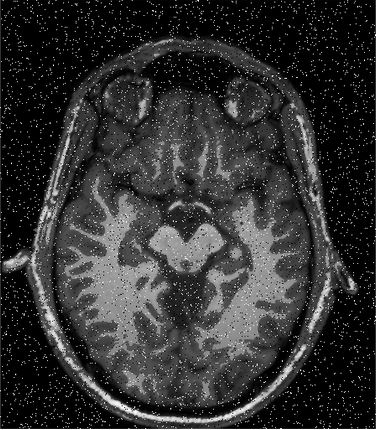
#> input picture Imagenes/midbrainDegraded2.png, 377 x 430 px, found by its file name
$ jupyter execute practica_2.ipynb
#> lines starting #> are read from the running program, lines starting #| are printed output that depends on the picture
# Practica 2: Mejoramiento de la imagen

## 1. Objetivos:
El alumno:
* Aprendera a mejorar la imagen de acuerdo a las modificaciones que se le realizan originalmente.
* Entendera aumentar las caracteristicas de contraste, perfilado que apoyen a una mejor medicion.

## 2. Introduccion
En el proceso de adquisicion de una imagen, esta se puede contaminar con distintos tipos de ruido: gaussiano, impulsivo (sal y pimienta), frecuencial, multiplicativo, etc. Para poder eliminar el ruido se debe hacer un filtrado de la imagen, donde dependiendo del tipo de ruido es el filtro que debe ser usado.

En esta practica se cuenta con una imagen que se obtuvo mediante una resonancia magnetica y se puede observar el cerebro de un paciente. A esta imagen se le a;adio ruido impulsivo y debemos restaurarla mediante el uso del filtro mas apropiado que es el kernel de mediana.

## 3. Desarrollo

[cell 1]
import cv2
import sklearn
import skimage.io
import numpy as np
from scipy import ndimage
from scipy import signal
import matplotlib.pyplot as plt

 ## Parte A:
 1. Restauracion del nivel de contraste
 2. Eliminar ruido sal y pimienta

[cell 2]
# Leer imagen original
imOriginal = cv2.imread('midbrain.png', 0)

[cell 3]
# Leer imagen degradada
imDegraded = cv2.imread('midbrainDegraded2.png', 0)
#> imDegraded is the input picture: shape (430, 377); min 0, max 255, mean 50.2
# Normalizar imagen en el intervalo [0, 1]
imDegraded = cv2.normalize(imDegraded.astype('float'), None, alpha=0.0, beta=1.0, norm_type=cv2.NORM_MINMAX)

[cell 4]
# Inicializacion de imagen restaurada
im = np.zeros((imDegraded.shape[0], imDegraded.shape[1]))

[cell 5]
# Revertir la alteracion del contraste
for i in range(imDegraded.shape[0]):
    for j in range(imDegraded.shape[1]):
        newpixel = imDegraded[i,j]
        if newpixel < 0.4:
            oldpixel = 1.6*newpixel
        elif newpixel > 0.4 and newpixel < 0.6:
            oldpixel = newpixel
        else:
            oldpixel = 8/3*newpixel - 1
        im[i,j] = oldpixel
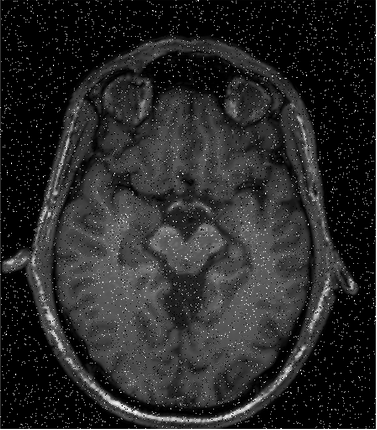
#> im: shape (430, 377) float64; min 0, max 1.67, mean 0.266; drawn with min black and max white

[cell 6]
# Eliminar ruido sal y pimienta con filtro de mediana
im = ndimage.median_filter(im, 5)
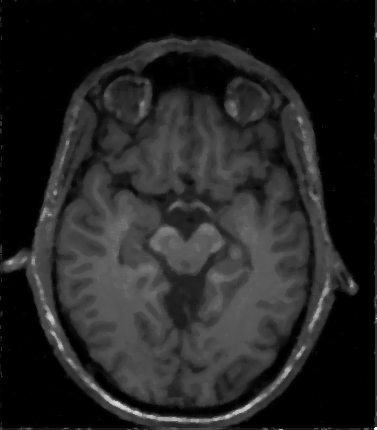
#> im: shape (430, 377) float64; min 0, max 1.67, mean 0.234; drawn with min black and max white

[cell 7]
fig = plt.figure(figsize=(8,8))
plt.title('Imagen restaurada')
plt.imshow(im, cmap='gray')
plt.xticks([])
plt.yticks([])
plt.show()

## Parte B:
1. Perfilado de la imagen
2. Normalizacion

El perfilado de la imagen consiste en sumar a la imagen original el laplaciano multiplicado por un factor de ponderacion k.
De esta forma se consigue resaltar los bordes de la imagen, lo cual es util en tareas de segmentacion.

Debido a que el operador Laplaciano es sensible al ruido, usaremos el filtro Laplaciano de una Gaussiana (LoG) el cual suaviza la imagen con una Gaussiana con la desviacion estandar especificada como argumento (para eliminar el ruido) y posteriormente se aplica el operador Laplaciano.

[cell 8]
# Aplicar el filtro laplaciano de gaussiana
imLap = ndimage.gaussian_laplace(im, sigma=6)
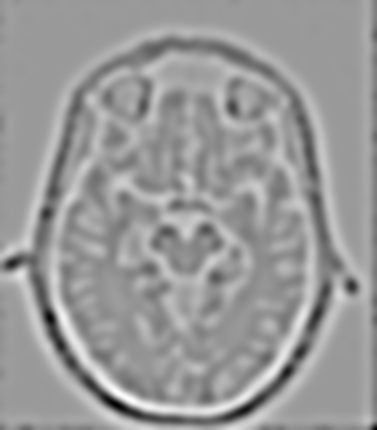
#> imLap: shape (430, 377) float64; min -0.0123, max 0.00813, mean -1e-05; drawn with min black and max white

[cell 9]
# Realizar perfilado de la imagen
k = 8
imNew = im + k*imLap

[cell 10]
fig2 = plt.figure(figsize=(6,6))
plt.imshow(imLap, cmap='gray')
plt.title('Laplacian of Gaussian')
plt.xticks([])
plt.yticks([])
plt.show()

[cell 11]
fig3 = plt.figure(figsize=(14,14))
plt.subplot(121)
plt.imshow(im, cmap='gray')
plt.title('Restaurada')
plt.xticks([])
plt.yticks([])
plt.subplot(122)
plt.imshow(imNew, cmap='gray')
plt.title('Mejorada')
plt.xticks([])
plt.yticks([])
plt.show()
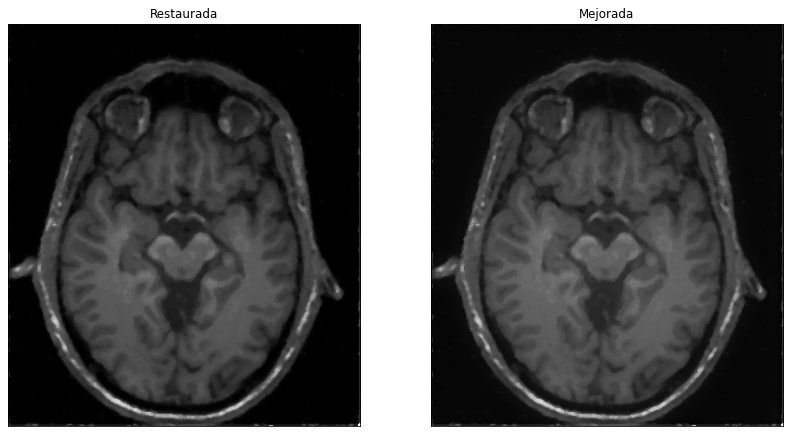
#> figure drawn by matplotlib, 2 panels

[cell 12]
imMin = np.min(imOriginal)
imMax = np.max(imOriginal)

print('Valor minimo = ', imMin)
#| Valor minimo =  None
print('Valor maximo = ', imMax)
#| Valor maximo =  None

Los niveles de gris de la imagen original son del [0, 255], mientras que los niveles de gris de la imagen restaurada estan en el rango [0, 1]. Usando el comando cv2.normalize() se realiza un mapeo al rango de la imagen original.

[cell 13]
imNew = cv2.normalize(imNew, None, alpha=0, beta=255, norm_type=cv2.NORM_MINMAX)
imNew = imNew.astype(np.uint8)
im = cv2.normalize(im, None, alpha=0, beta=255, norm_type=cv2.NORM_MINMAX)
im = im.astype(np.uint8)

[cell 14]
# Verificamos que el tipo de dato de la imagen sea un entero de 8 bits
imNew.dtype

## Parte C
Separar el mesencefalo del resto de la imagen.
Para lograr esta separacion, realizare los siguientes pasos:
1. Aplicar detector de bordes Canny

[cell 15]
imEdges = cv2.Canny(imNew, 60, 100, 3, L2gradient=True)
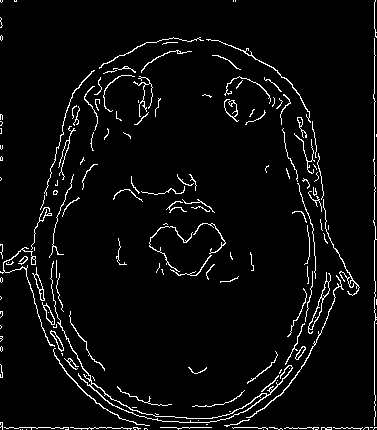
#> imEdges: shape (430, 377); 4.4% white in thin lines or dots

[cell 16]
fig4 = plt.figure(figsize=(10,10))
plt.imshow(imEdges, cmap='gray')
plt.title('Bordes')
plt.xticks([])
plt.yticks([])
plt.show()

[cell 17]
fig5 = plt.figure(figsize=(8,8))
plt.hist(imNew)
plt.title('Histograma')
plt.show()
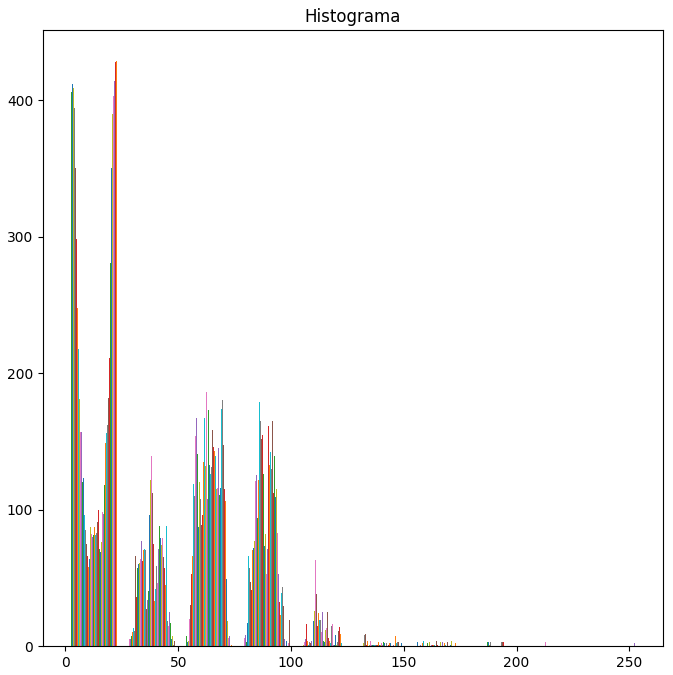
#> figure drawn by matplotlib, 1 panel; tallest bar 343 high, from x = 2.55 to 2.6; tallest bar 336 high, from x = 2.6 to 2.66; tallest bar 406 high, from x = 2.66 to 2.71

[cell 18]
# Segmentacion usando umbral, basado en el histograma
_,imSeg = cv2.threshold(imNew,90,95,cv2.THRESH_TOZERO)
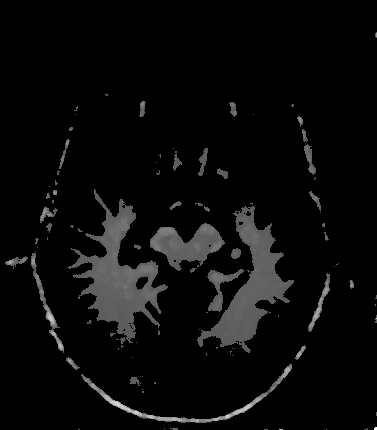
#> imSeg: shape (430, 377); min 0, max 255, mean 10.3

plt.figure(figsize=(8,8))
plt.imshow(imSeg, cmap='gray')
plt.title('Imagen segmentada')
plt.xticks([])
plt.yticks([])
plt.show()

[cell 19]
imSeg.shape
#> Out = (430, 377)
